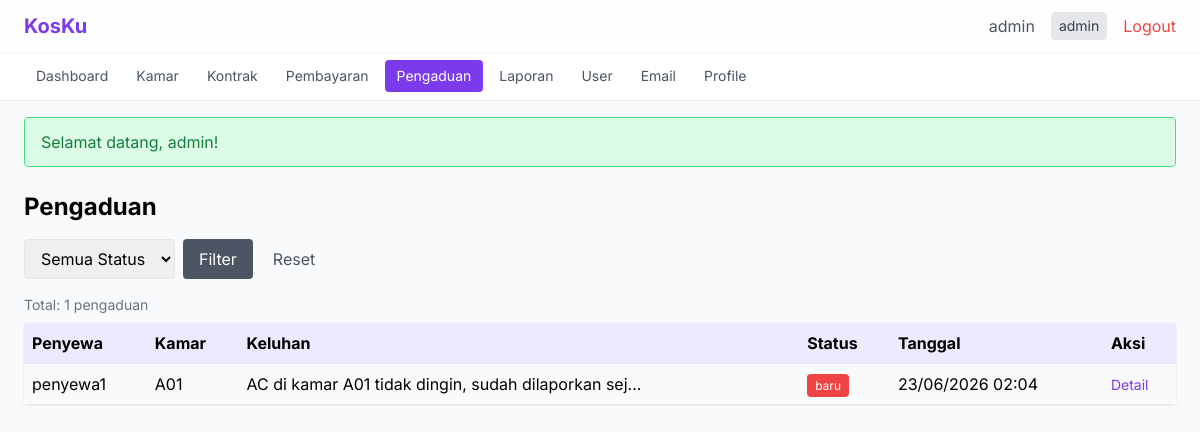
The page /pengaduan/index (signed in) on the database its author committed.
### tables this page shows
CREATE TABLE pengaduan (
    id INT AUTO_INCREMENT PRIMARY KEY,
    penyewa_id INT NOT NULL,
    kamar_id INT,
    keluhan TEXT NOT NULL,
    foto VARCHAR(255),
    status ENUM('baru', 'diproses', 'selesai') NOT NULL DEFAULT 'baru',
    respon TEXT,
    created_at TIMESTAMP DEFAULT CURRENT_TIMESTAMP,
    FOREIGN KEY (penyewa_id) REFERENCES users(id) ON DELETE CASCADE,
    FOREIGN KEY (kamar_id) REFERENCES kamar(id) ON DELETE SET NULL
);

CREATE TABLE users (
    id INT AUTO_INCREMENT PRIMARY KEY,
    username VARCHAR(50) NOT NULL UNIQUE,
    email VARCHAR(100) NOT NULL UNIQUE,
    password VARCHAR(255) NOT NULL,
    role ENUM('admin', 'pemilik', 'penyewa') NOT NULL DEFAULT 'penyewa',
    no_telepon TEXT,
    alamat TEXT,
    created_at TIMESTAMP DEFAULT CURRENT_TIMESTAMP
);

CREATE TABLE kamar (
    id INT AUTO_INCREMENT PRIMARY KEY,
    nomor_kamar VARCHAR(10) NOT NULL UNIQUE,
    tipe VARCHAR(50),
    harga DECIMAL(12,2) NOT NULL,
    kapasitas INT DEFAULT 1,
    fasilitas TEXT,
    status ENUM('tersedia', 'terisi', 'maintenance') NOT NULL DEFAULT 'tersedia',
    foto VARCHAR(255),
    created_at TIMESTAMP DEFAULT CURRENT_TIMESTAMP
);

### src/Controllers/PengaduanController.php (called while the page is built, shortened)
<?php
class PengaduanController
{
    private Pengaduan $pengaduan;
    public function __construct()
    {
        $this->pengaduan = new Pengaduan();
    }
    public function index(): void
    {
        $filter = '';
        $params = [];
        $data = $this->pengaduan->getAll($filter, $params);
        require_once __DIR__ . '/../../views/pengaduan/index.php';
    }
}

### public/index.php (called while the page is built, shortened)
<?php
$requestUri = $_SERVER['REQUEST_URI'] ?? '/';
$requestUri = parse_url($requestUri, PHP_URL_PATH);
$requestUri = ltrim($requestUri, '/');
$url = !empty($requestUri) ? $requestUri : ($_GET['url'] ?? '');
$url = rtrim($url, '/');
$url = filter_var($url, FILTER_SANITIZE_URL);
$url = explode('/', $url);
$controllerName = !empty($url[0]) ? ucfirst($url[0]) . 'Controller' : 'AuthController';
$defaultMethod = $controllerName === 'AuthController' ? 'login' : 'index';
$methodName = $url[1] ?? $defaultMethod;
$params = array_slice($url, 2);
$controller = new $controllerClass();
call_user_func_array([$controller, $methodName], $params);

### src/Models/Pengaduan.php (called while the page is built, shortened)
<?php
class Pengaduan
{
    private PDO $db;
    public function __construct()
    {
        $this->db = Database::getConnection();
    }
    public function getAll(string $filter = '', array $params = []): array
    {
        $sql = "SELECT a.*, u.username as nama_penyewa, km.nomor_kamar
                FROM pengaduan a
                JOIN users u ON a.penyewa_id = u.id
                LEFT JOIN kamar km ON a.kamar_id = km.id
                WHERE 1=1 $filter
                ORDER BY a.created_at DESC";
        $stmt = $this->db->prepare($sql);
        $stmt->execute($params);
        return $stmt->fetchAll();
    }
}

### config/database.php (called while the page is built, shortened)
<?php
class Database
{
    private static ?PDO $instance = null;
    private static string $host = 'localhost';
    private static string $dbname = 'kos_management';
    private static string $user = 'root';
    private static string $pass = '';
    private static string $charset = 'utf8mb4';
    public static function getConnection(): PDO
    {
        if (self::$instance === null) {
            try {
                $dsn = "mysql:host=" . self::$host . ";dbname=" . self::$dbname . ";charset=" . self::$charset;
                self::$instance = new PDO($dsn, self::$user, self::$pass, [
                    PDO::ATTR_ERRMODE => PDO::ERRMODE_EXCEPTION,
                    PDO::ATTR_DEFAULT_FETCH_MODE => PDO::FETCH_ASSOC,
                    PDO::ATTR_EMULATE_PREPARES => false,
                ]);
            } catch (PDOException $e) {
                error_log("Database connection failed: " . $e->getMessage());
                http_response_code(500);
                require_once __DIR__ . '/../views/errors/500.php';
                exit;
            }
        }
        return self::$instance;
    }
}

### src/Helpers/Security.php (called while the page is built, shortened)
<?php
class Security
{
    public static function escapeHtml(string $data): string
    {
        return htmlspecialchars($data, ENT_QUOTES | ENT_HTML5, 'UTF-8');
    }
}

### views/pengaduan/index.php (the view, shortened to what this page needs)
<?php
require_once __DIR__ . '/../../src/Helpers/Security.php';
require_once __DIR__ . '/../layouts/header.php'; ?>
<div class="max-w-7xl mx-auto">
    <div class="flex justify-between items-center mb-4">
        <h1 class="text-2xl font-bold">Pengaduan</h1>
    </div>
    <form method="GET" class="mb-4 flex gap-2">
        <select name="status" class="border rounded px-3 py-2">
            <option value="">Semua Status</option>
        </select>
        <button type="submit" class="bg-gray-600 text-white px-4 py-2 rounded">Filter</button>
        <a href="/pengaduan/index" class="text-gray-600 px-3 py-2">Reset</a>
    </form>
    <?php if (count($data) > 0): ?>
    <p class="text-sm text-gray-500 mb-2">Total: <?= count($data) ?> pengaduan</p>
    <table class="w-full bg-white rounded shadow">
        <thead>
            <tr class="bg-violet-100">
                <th class="p-2 text-left">Penyewa</th>
                <th class="p-2 text-left">Kamar</th>
                <th class="p-2 text-left">Keluhan</th>
                <th class="p-2 text-left">Status</th>
                <th class="p-2 text-left">Tanggal</th>
                <th class="p-2 text-left">Aksi</th>
            </tr>
        </thead>
        <tbody>
            <?php foreach ($data as $i => $row): ?>
            <tr class="border-t <?= $i % 2 == 0 ? 'bg-gray-50' : '' ?>">
                <td class="p-2"><?= Security::escapeHtml($row['nama_penyewa']) ?></td>
                <td class="p-2"><?= Security::escapeHtml($row['nomor_kamar'] ?? '-') ?></td>
                <td class="p-2"><?= Security::escapeHtml(mb_substr($row['keluhan'], 0, 50)) ?>...</td>
                <td class="p-2">
                    <span class="px-2 py-1 rounded text-white text-xs
                        <?= $row['status'] == 'baru' ? 'bg-red-500' : ($row['status'] == 'diproses' ? 'bg-yellow-500' : 'bg-green-500') ?>">
                        <?= Security::escapeHtml($row['status']) ?>
                    </span>
                </td>
                <td class="p-2"><?= Security::escapeHtml(date('d/m/Y H:i', strtotime($row['created_at']))) ?></td>
                <td class="p-2">
                    <a href="/pengaduan/detail/<?= $row['id'] ?>" class="text-violet-600 text-sm">Detail</a>
                </td>
            </tr>
            <?php endforeach; ?>
        </tbody>
    </table>
    <?php else: ?>
    <div class="bg-white rounded shadow p-6 text-center text-gray-500">
        Belum ada pengaduan.
    </div>
    <?php endif; ?>
</div>
<?php require_once __DIR__ . '/../layouts/footer.php'; ?>

### views/layouts/header.php (style rules this page uses)
body { font-family: 'Inter', sans-serif; }

### rows shown on the page
pengaduan: penyewa.username "penyewa1", kamar.nomor_kamar "A01", keluhan "AC di kamar A01 tidak dingin, sudah dilaporkan sej", status "baru", created_at "23/06/2026 02:04"

### other values the page prints
count($data) "1"
